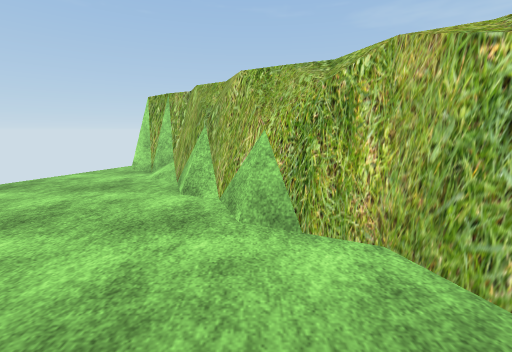
[1] (above)

14 first-person views from a walk through a scene from a Unity 3-D project. The camera is 1.4 m above the floor, tilts 10° down and sees 90° across. The floor is counted in squares, 1 m on a side. Each view is taken from the middle of a square. On the plan, view 1 faces up. The plan holds only what a view shows up to about 13 squares ahead; the rest is blank. The place goes on beyond the plan. Some trees and plants on the terrain are drawn as simple stand-ins. Door leaves are left out, so doorways stand open. Some surface patterns are stand-ins.

[2]
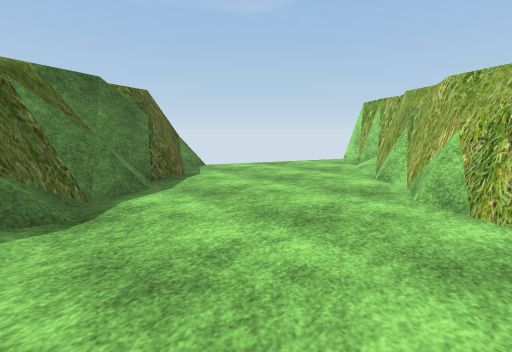

[3]
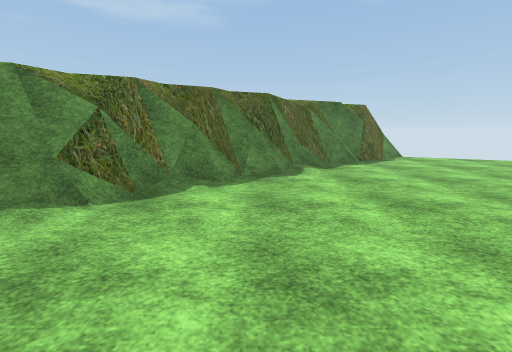

[4]
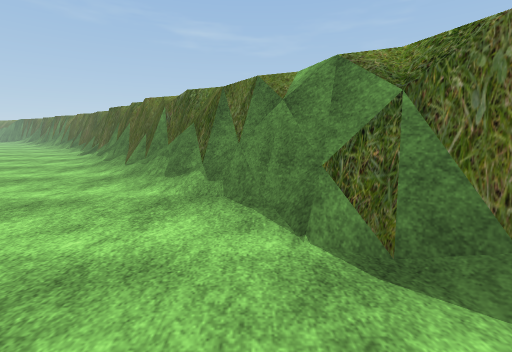

[5]
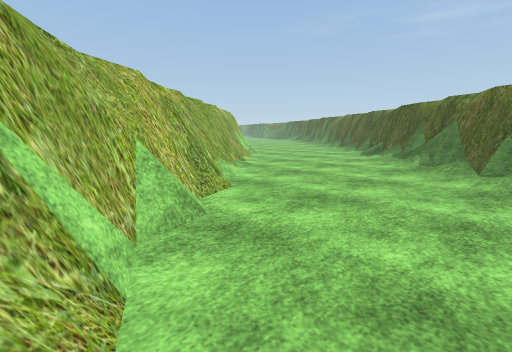

[6]
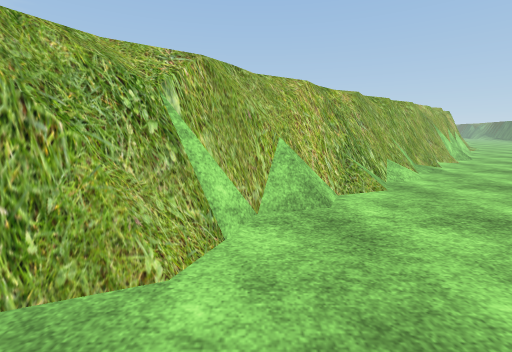

[7]
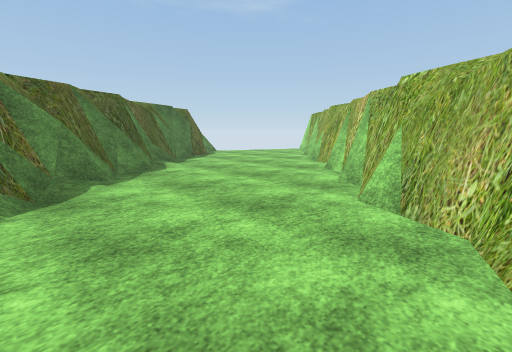

[8]
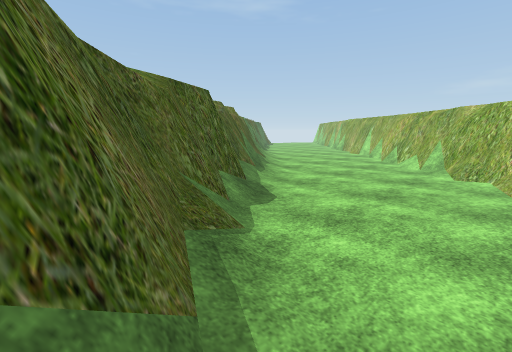

[9]
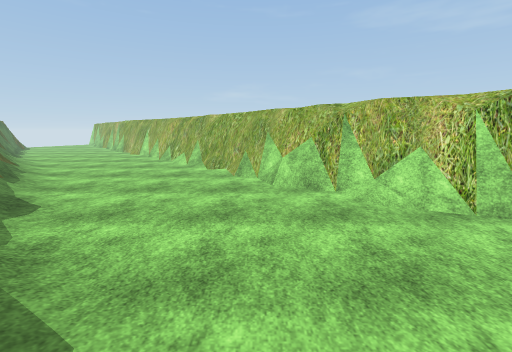

[10]
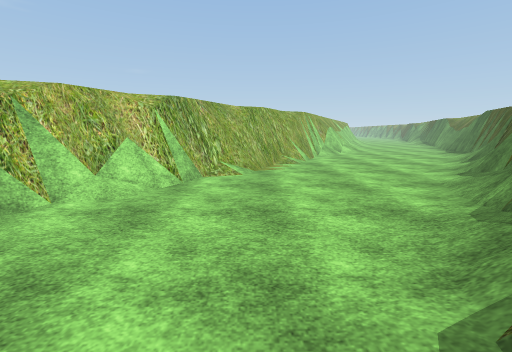

[11]
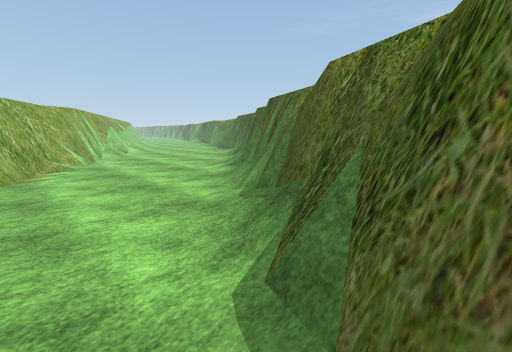

[12]
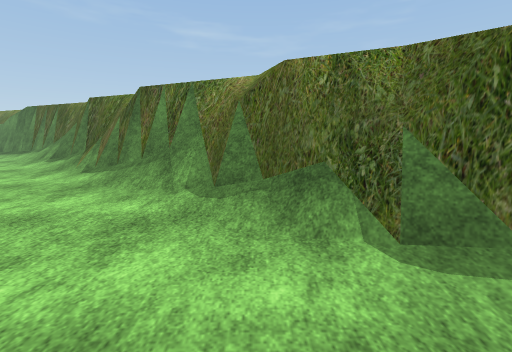

[13]
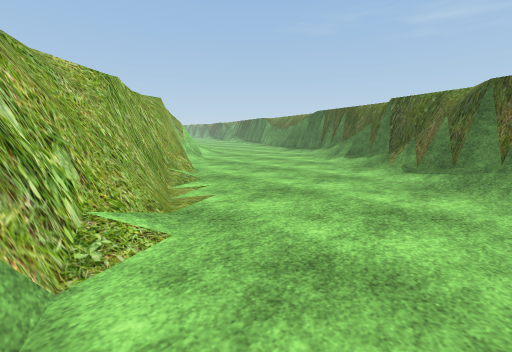

[14]
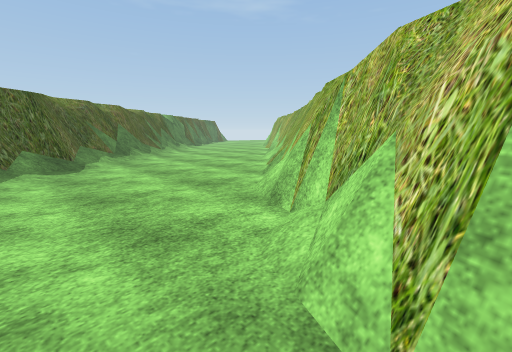

### Floor plan
Key: @ floor where view 1 was taken; # wall or solid block; . floor; / step, stairs or slope; = window, fence, low wall or low ledge; O other object.
Columns run from 8 left of view 1 to 26 right of it. Each row starts with its distance up from view 1.
 10     #
  9    .###
  8    ../#
  7   ....##
  6   ....=##
  5  .......##
  4  .......###
  3 #........=#
  2 ##........##
  1  ##........##
  0   #=....@...##
 -1   ##.........##
 -2    #=........=##
 -3    ###.........##
 -4      ##........=##
 -5      ###.........##
 -6       ##/.........##
 -7        ##/.........##
 -8         ##/........###
 -9         ##= .........##
-10          ###/........=##
-11           ###/......../##
-12            ##=/........=##
-13             ###/........=##
-14               ##/........=##
-15               ##=/........=#
-16                ##=/........###
-17                 ##O.........=##
-18                  ##/.........###
-19                   ##/.........###
-20                    ##/..........##
-21                    ##=/.........=##
-22                     ###/..........#
-23                      ###/..........
-24                       ###//........
-25                        ####/.......
-26                          ##=/......
-27                           ###//....
-28                            ####/...
-29                              ##=/..
-30                               ###//
-31                                ###=
-32                                  ##

Positions as (right, up) in squares from view 1, and headings:
1: (0, 0), facing up
2: (1, -2), facing up-left
3: (6, -4), facing left
4: (2, -4), facing down
5: (6, -4), facing down-right
6: (5, -5), facing right
7: (7, -7), facing up-left
8: (16, -23), facing up-left
9: (17, -24), facing up
10: (14, -21), facing right
11: (14, -21), facing down-right
12: (17, -20), facing down
13: (20, -19), facing down-right
14: (22, -20), facing up-left
